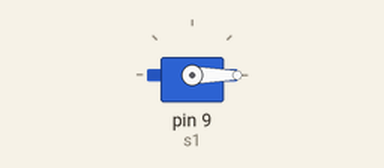
A sketch run on a simulated Arduino Uno, built with avr-gcc and run on an emulated ATmega328P. Shown: servo.

Above: at 0.05 s.
At 3.0 s:
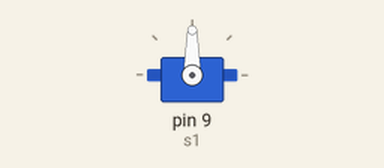
Timing chart, 0 to 6.9 s (numbered marks = the images above):
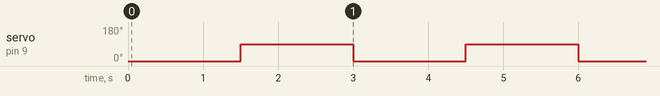

Measured:
- by itself, servo on pin 9 (s1): alternates 90° for 1.5 s and 0° for 1.5 s

The sketch:

sketch_mar27c_servo.ino
```cpp
#include <Servo.h>


Servo s1;

void setup(){
  s1.attach(9);
}

void loop (){
  s1.write(0);
  delay(1500);
  s1.write(90);
  delay(1500);
  s1.write(0);
}
```
